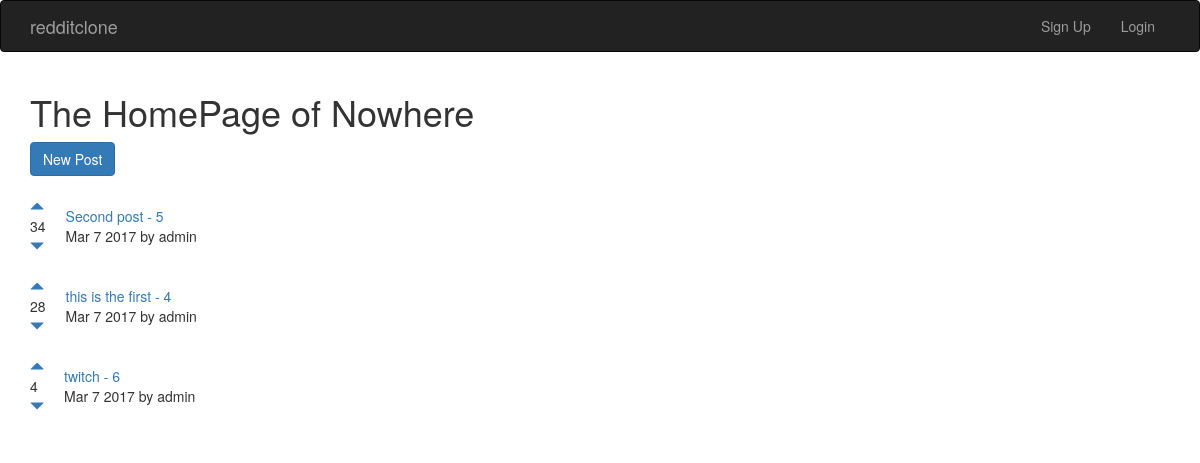
The page / on the database its author committed.
### posts/models.py (models this page shows)
class Post(models.Model):
    title = models.CharField(max_length=200)
    url = models.TextField()
    pub_date = models.DateTimeField()
    author = models.ForeignKey(User)
    votes_total = models.IntegerField(default=0)
    def pub_date_pretty(self):
        return self.pub_date.strftime('%b %e %Y')

### posts/views.py (the view)
# urls.py: 2. Add a URL to urlpatterns:  url(r'^$', views.home, name='home')
def home(request):
    posts = models.Post.objects.order_by('-votes_total')
    return render(request,'posts/home.html' ,{'posts':posts})

### posts/templates/posts/home.html (shortened to what this page needs)
{% extends 'base.html' %}
{% block content %}
<h1>The HomePage of Nowhere</h1>
<a class="btn btn-primary" href="{% url 'posts:create' %}">New Post</a>
<br/>
<br/>
{% for post in posts.all %}
<table>
  <tr>
    <td style="padding-right: 20px;"><a href="#" onClick="document.getElementById('upvote{{post.id}}').submit()"><span class="glyphicon glyphicon-triangle-top"></span></a></br>{{ post.votes_total }}</br><a href="#" onClick="document.getElementById('downvote{{post.id}}').submit()"><span class="glyphicon glyphicon-triangle-bottom"></a></span></td>
    <td><a href="{{ post.url }}">{{post.title}} - {{post.id}}</a></br>{{post.pub_date_pretty}} by {{ post.author.username }}</td>
  </tr>
</table>
{% endfor %}
{% endblock %}

### templates/base.html (shortened to what this page needs)
<!DOCTYPE html>
<html lang="en">
<head>
	<link rel="stylesheet" href="https://maxcdn.bootstrapcdn.com/bootstrap/3.3.7/css/bootstrap.min.css"
>
</head>
<body>
	<nav class="navbar navbar-inverse">
		<div class="container">
			<div class="navbar-header">
				<a class="navbar-brand" href="{% url 'home' %}">redditclone</a>
			</div>
			<div class="collapse navbar-collapse" id="myNavbar">
				<ul class="nav navbar-nav navbar-right">
					{% if user.is_authenticated %}
					<li><a href="#" onClick="document.getElementById('logout_form').submit()">Logout</a></li>
					<form id="logout_form" method="POST" action="{% url 'accounts:logout_reddit' %}">
						{% csrf_token %}
						<input type="hidden">
					</form>
					{% else %}
					<li><a href="{% url 'accounts:signup' %}">Sign Up</a></li>
					<li><a href="{% url 'accounts:login_reddit' %}">Login</a></li>
					{% endif %}
				</ul>
			</div>
		</div>
	</nav>
	<div class="container">
		{% block content %} {% endblock %}
	</div>
</body>
</html>

### rows shown on the page
Post: votes_total "34", title "Second post", id "5", pub_date_pretty "Mar 7 2017", author.username "admin"
Post: votes_total "28", title "this is the first", id "4", pub_date_pretty "Mar 7 2017", author.username "admin"
Post: votes_total "4", title "twitch", id "6", pub_date_pretty "Mar 7 2017", author.username "admin"
